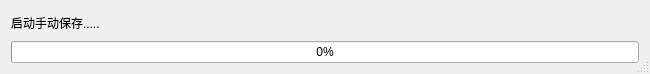
<?xml version="1.0" encoding="UTF-8"?>
<ui version="4.0">
 <class>Dialog</class>
 <widget class="QDialog" name="Dialog">
  <property name="windowModality">
   <enum>Qt::NonModal</enum>
  </property>
  <property name="geometry">
   <rect>
    <x>0</x>
    <y>0</y>
    <width>650</width>
    <height>74</height>
   </rect>
  </property>
  <property name="windowTitle">
   <string>Dialog</string>
  </property>
  <property name="sizeGripEnabled">
   <bool>true</bool>
  </property>
  <property name="modal">
   <bool>true</bool>
  </property>
  <layout class="QVBoxLayout" name="verticalLayout">
   <item>
    <widget class="QLabel" name="label">
     <property name="minimumSize">
      <size>
       <width>600</width>
       <height>0</height>
      </size>
     </property>
     <property name="maximumSize">
      <size>
       <width>600</width>
       <height>16777215</height>
      </size>
     </property>
     <property name="text">
      <string>启动手动保存.....</string>
     </property>
    </widget>
   </item>
   <item>
    <widget class="QProgressBar" name="progressBar">
     <property name="value">
      <number>0</number>
     </property>
    </widget>
   </item>
  </layout>
 </widget>
 <resources/>
 <connections/>
</ui>
